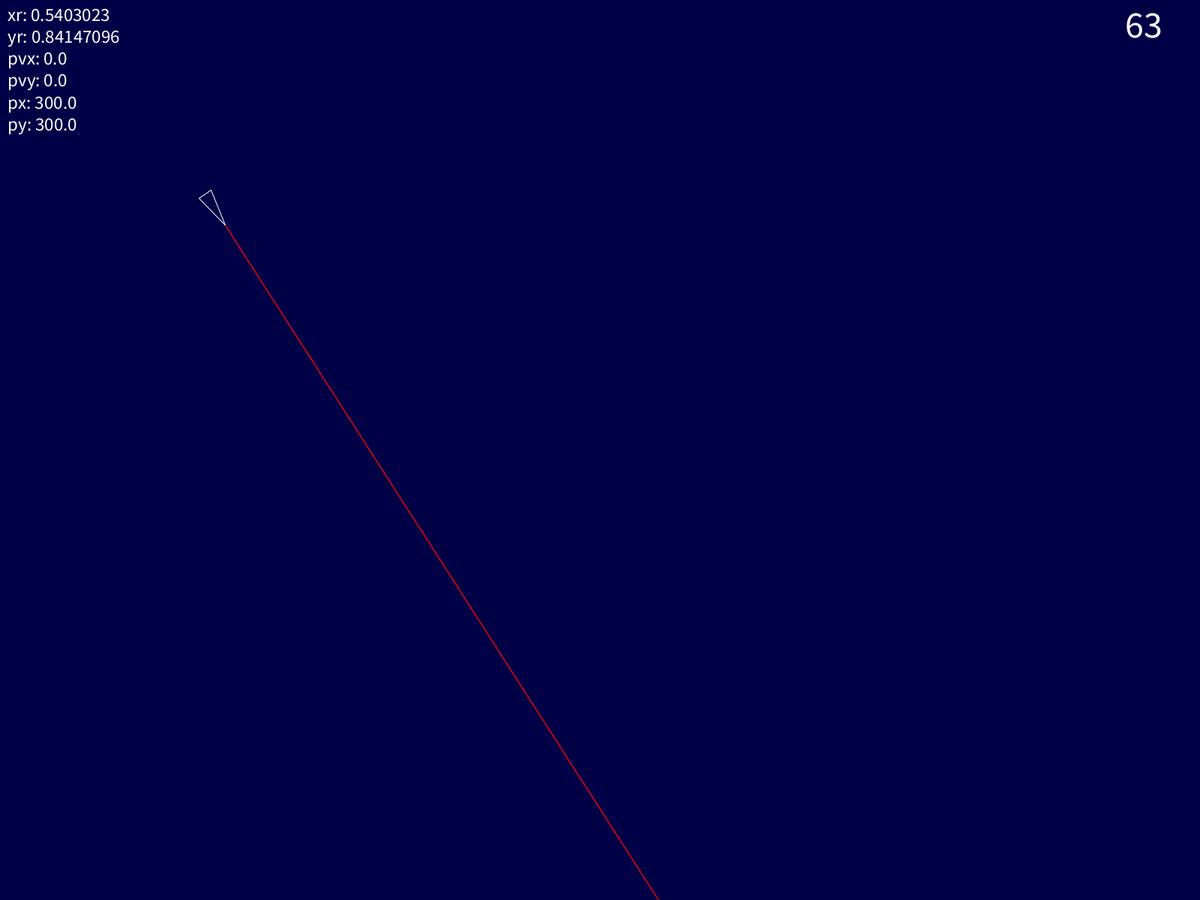
Frame 1 (no input)
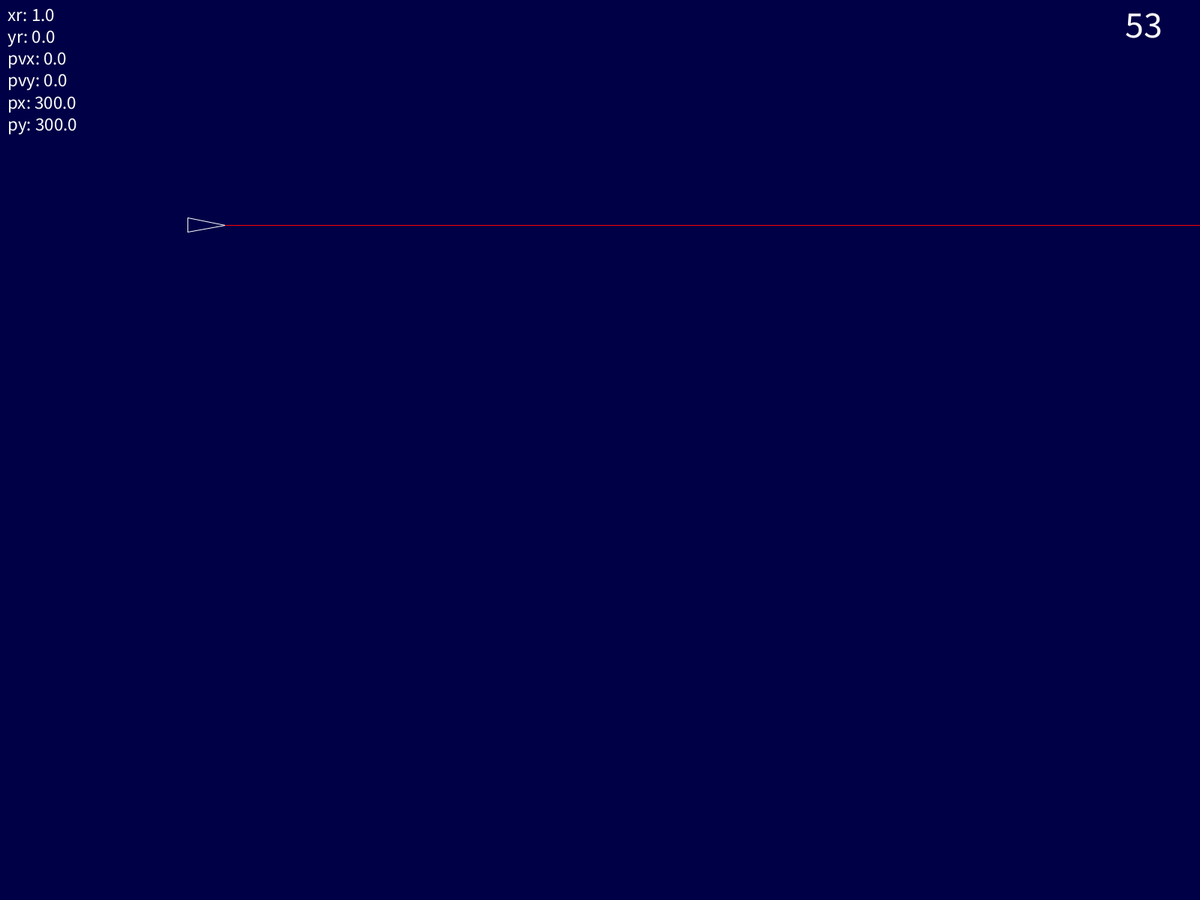
Frame 60 (the mouse pressed at the canvas centre just before this capture)
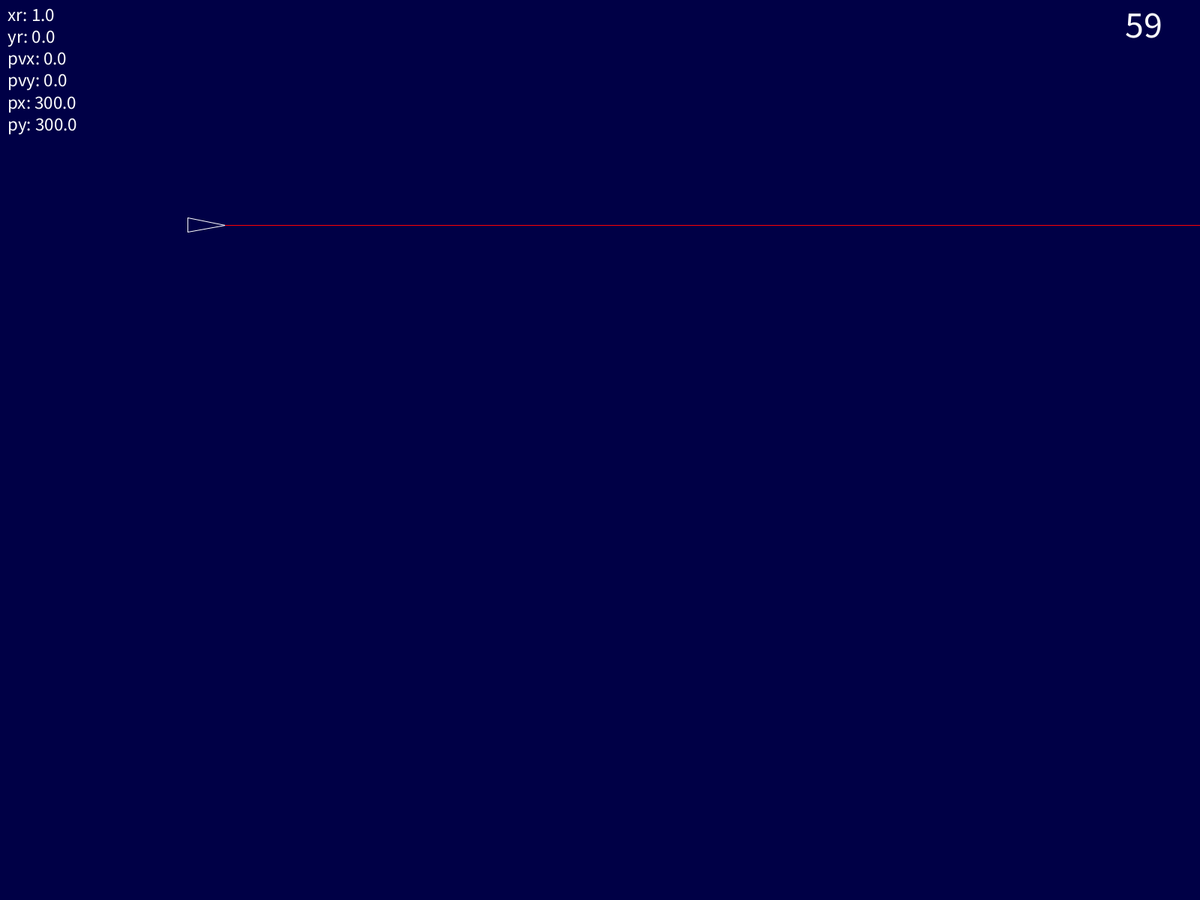
Frame 120 (the mouse held since frame 60 and released just before this capture)

The Processing sketch that drew these frames (run headless with seeded random() and noise(); from frame 60 on, the mouse is pressed at the canvas centre):

// Processing sketch: game_1_real
// ── game_1_real.pde
//W, A, D to move, V to shoot, M to spawn asteroid

//player settings
float px = 300, py = 300, pvx, pvy, pa = 0.2, ps = 0.01, playerSpeed = 20;
float pr = 255, pg = 255, pb = 255;
float rot, rotSpeed = 2;

//dev settings
boolean[] keys = new boolean[5];
float textSize = 25;
boolean enableInfo = true;
boolean additionalInfo = false; //turning on this setting will cause the game to be played at a low fps
boolean enableDebug = true;
float dr = 255, dg = 0, db = 0; //debug rgb values
char enableInfoKey = 'i';
char enableAdditionalInfoKey = 'o';

//game settings
float friction = 0.1;
float scale = 0.5;
float gameSpeed = 1;

//ship look
float shipWidth = 0.2;
float shipLength = 100;

//asteroids
int maxAsteroids = 20;
float asteroidSize = 200;
float asteroidAngles = 6;

//bullets
int maxBulletAmount = 500;
float shootingDelay = 10;
float bulletLifetime = 100;
float bulletSpeed = 30;
float bulletSpread = 0;
float bulletKnockback = 10;
float bulletSize = 20;
float bulletAggroRange = 200;

//unchangeable variables
float delay;
boolean new1;
boolean newAsteroid;
float averageSide;
float xr, yr;
float vx, vy;
float a = 1, b = 5;
float sdx, sdy;
float dx, dy;
boolean[] bullets = new boolean[maxBulletAmount];
float[] bx = new float[maxBulletAmount];
float[] by = new float[maxBulletAmount];
float[] brx = new float[maxBulletAmount];
float[] bry = new float[maxBulletAmount];
float[] timer = new float[maxBulletAmount];
float[] asteroidX = new float[maxAsteroids];
float[] asteroidY = new float[maxAsteroids];
boolean[] asteroids = new boolean[maxAsteroids];
float[] asteroidSide = new float[maxAsteroids * (int)asteroidAngles];
float[] asteroidSideX = new float[maxAsteroids * (int)asteroidAngles];
float[] asteroidSideY = new float[maxAsteroids * (int)asteroidAngles];
int closestA;
float dist;

void setup() {
  fullScreen();
  frameRate(60 * gameSpeed);
  //making sure everything is to scale
  ps *= scale;
  pa *= scale;
  playerSpeed *= scale;
  bulletSpeed *= scale;
  bulletSize *= scale;
  bulletLifetime /= scale;
}

void draw() {
  background(0, 0, 70);
  stroke(255, 0, 0);
  delay++;
  Player();
  //translate(px, py);
  xr = cos(a);
  yr = sin(a);
  stroke(255);
  a = rot;
  a /= 50;
  b = asin(a);
  //translate(-px, -py);
  textSize(textSize);
  translate(-px, -py);
  //information about the players rotation and position
  if (enableInfo && additionalInfo) {
    text("xr: " + xr + "\nyr: " + yr + "\npvx: " + pvx + "\npvy: " + pvy + "\npx: " + px + "\npy: " + py, 330, textSize/2+15);
  }
  else if (enableInfo) {
    text("xr: " + xr + "\nyr: " + yr + "\npvx: " + pvx + "\npvy: " + pvy + "\npx: " + px + "\npy: " + py, 10, textSize/2+15);
  }
  for (int i = 0; i < maxBulletAmount; i++) {
    timer[i]--;
    if (timer[i] <= 0) {
      bullets[i] = false;
    }
    
    //putting the timers on screen
    textSize(textSize);
    fill(255);
    if (additionalInfo) {
      text((int)timer[i], 10, textSize + textSize*i);
    }
    if(!bullets[i]) {
      fill(108, 232, 42);
    }
    else {
      fill(217, 0, 0);
    }
    if (additionalInfo) {
      text(bullets[i] + "  " + brx[i] * bulletSpeed, 100, textSize + textSize*i);
    }
    
    //bullets maken
    if (bullets[i]) {
      if (bx[i] > width || bx[i] < 0 || by[i] > height || by[i] < 0) {
        bullets[i] = false;
      }
      else {
        noFill();
        bx[i] += brx[i] * bulletSpeed;
        by[i] += bry[i] * bulletSpeed;
        circle(bx[i], by[i], bulletSize);
        
        for (int r = 0; r < maxAsteroids; r++) {
          if (asteroids[r]) {
            if (asteroidX[r] < bx[i] + bulletAggroRange || asteroidX[r] > bx[i] - bulletAggroRange && asteroidY[r] < bx[i] + bulletAggroRange || asteroidY[r] > bx[i] - bulletAggroRange) {
              if (sqrt(sq(bx[i] - asteroidX[r]) + sq(by[i] - asteroidY[r])) > dist) {
                dist = sqrt(sq(bx[i] - asteroidX[r]) + sq(by[i] - asteroidY[r]));
                closestA = r;
              }
            }
          }
          //deleting bullets and asteroids on impact
          for (int c = 0; c < asteroidAngles; c++) {
            if (sqrt(sq(bx[i] - asteroidSideX[c + (int)asteroidAngles * r]) + sq(by[i] - asteroidSideY[c + (int)asteroidAngles * r])) < asteroidSide[c + (int)asteroidAngles * r]/2 + bulletSize/2) {
              
              fill(100, 255, 100);
              asteroids[r] = false;
              bullets[i] = false;
              //asteroidSide[c] = 0;
              //asteroidX[r] = 0;
            }
          }
        }
        if (enableDebug) {
          square(bx[i] - 0.5*bulletAggroRange, by[i] - 0.5*bulletAggroRange, bulletAggroRange);
        }
        
      }
      
      
    }
  }
  for (int i = 0; i < maxAsteroids; i++) {
    fill(255);
    //asteroids maken
    if (asteroids[i]) {
      for (int x = 0; x < asteroidAngles; x++) {
        
        sdx = cos(x);
        sdy = sin(x);
        //text(i, 250, 250 + i * 50);
        //line(asteroidX[i], asteroidY[i], asteroidX[i] + (sdx)*asteroidSide[x + i*6] * scale, asteroidY[i] + (sdy)*asteroidSide[x + i*6] * scale);         
        stroke(255);
        if (x < asteroidAngles-1) {
          dx = cos(x+1);
          dy = sin(x+1);
          line(asteroidX[i] + (dx)*asteroidSide[x + i*(int)asteroidAngles + 1] * scale, asteroidY[i] + (dy)*asteroidSide[x + i*(int)asteroidAngles + 1] * scale, asteroidX[i] + (sdx)*asteroidSide[x + i*(int)asteroidAngles] * scale, asteroidY[i] + (sdy)*asteroidSide[x + i*(int)asteroidAngles] * scale);
        }
        else {
          dx = cos(0);
          dy = sin(0);
          line(asteroidX[i] + (dx)*asteroidSide[i*(int)asteroidAngles] * scale, asteroidY[i] + (dy)*asteroidSide[i*(int)asteroidAngles] * scale, asteroidX[i] + (sdx)*asteroidSide[x + i*(int)asteroidAngles] * scale, asteroidY[i] + (sdy)*asteroidSide[x + i*(int)asteroidAngles] * scale);          
        }
        
        //if (x == 0) {
        //  line(asteroidX[i], asteroidY[i], asteroidX[i] + (sdx)*asteroidSide[x] * scale, asteroidY[i] + (sdy)*asteroidSide[x] * scale);          
        //} else {
        //  line(asteroidX[i], asteroidY[i], asteroidX[i] + (sdx)*asteroidSide[i % (6 * i)] * scale, asteroidY[i] + (sdy)*asteroidSide[i % (6 * i)] * scale);
        //}
        if (enableDebug) {
          //getting the average of the asteroid sides
          for (int p = 0; p < asteroidAngles; p++) {
            averageSide += asteroidSide[p + i*(int)asteroidAngles];
          }
          
          averageSide /= asteroidAngles;
          stroke(dr, dg, db);
          noFill();
          circle(asteroidX[i], asteroidY[i], 1);
          circle(asteroidX[i] + (0.25 * asteroidSide[i*(int)asteroidAngles + x] * cos(x)), asteroidY[i] + (0.25 * asteroidSide[i*(int)asteroidAngles + x] * sin(x)), 0.5 * asteroidSide[i*(int)asteroidAngles + x]);
        }
      }
      
      //hitboxes for asteroids are circles with a radius of the average asteroidSide2
      
    }
  }
  fill(255);
  textSize(50);
  text((int)frameRate, width -  100, 50);
  translate(px, py);
  //making new bullets
  
  
  if (keys[3] && delay > shootingDelay) {
    for (int i = 0; i < maxBulletAmount; i++) {
      if (!bullets[i] && !new1) {
        bullets[i] = true;
        timer[i] = bulletLifetime;
        new1 = true;
        bx[i] = px;
        by[i] = py;
        brx[i] = xr + random(-bulletSpread, bulletSpread);
        bry[i] = yr + random(-bulletSpread, bulletSpread);
        delay = 0;
        pvx -= xr * bulletKnockback * 0.01;
        pvy -= yr * bulletKnockback * 0.01;
      }
    }
    new1 = false;
  }
  
  
  if (keys[4]) {
    reset();
  }
  
  //acceleration and movement
  if (keys[0]) {
    rot -= rotSpeed;
  }
  if (keys[1]) {
    rot += rotSpeed;
  }
  if (keys[2]) {
    if (pvx < playerSpeed) {
       pvx += pa * xr;
    }
    if (pvy < playerSpeed) {
       pvy += pa * yr;
    }
  }
  else {
    
  }
  if (pvx > 0) {
    //pvx -= ps * pvx;
  }
  if (pvy > 0) {
    //pvy -= ps * pvy;
  }
  pvx -= ps * pvx;
  pvy -= ps * pvy;
  
  
  if (pvx > playerSpeed) {
    pvx = playerSpeed;
  }
  if (pvy > playerSpeed) {
    pvy = playerSpeed;
  }
  if (pvx <= 0) {
    //pvx = 0;
  }
  if (pvy <= 0) {
    //pvy = 0;
  }
  
  px += pvx;
  py += pvy;
}

void keyPressed()
{
  if (key=='a') {
    keys[0]=true;
  } if (key=='d') {
    keys[1]=true;
  } if (key == 'w') {
    keys[2]=true;
  } if (key == 'v') {
    keys[3]=true;
  } if (key == 'r') {
    keys[4]=true;
  }
  //controls for enabling information on screen
  if (key == enableInfoKey) {
    if (enableInfo) {
      enableInfo = false;
    } else {
      enableInfo = true;
    }
  }
  if (key == enableAdditionalInfoKey) {
    if (additionalInfo) {
      additionalInfo = false;
    } else {
      additionalInfo = true;
    }
  }
  //pressing m spawns a new asteroid on a random location
  if (key == 'm') {
    for (int i = 0; i < maxAsteroids; i++) {
      if (!asteroids[i] && !newAsteroid) {
        asteroids[i] = true;
        newAsteroid = true;
        asteroidX[i] = random(width);
        asteroidY[i] = random(height);
        for(int c = 0; c < asteroidAngles; c++) {
          asteroidSide[i*(int)asteroidAngles + c] = random(asteroidSize);
          asteroidSideX[i*(int)asteroidAngles + c] = asteroidX[i] + (0.25 * asteroidSide[i*(int)asteroidAngles + c] * cos(c));
          asteroidSideY[i*(int)asteroidAngles + c] = asteroidY[i] + (0.25 * asteroidSide[i*(int)asteroidAngles + c] * sin(c));
        }
      }
    }
    newAsteroid = false;
  }
     
}

void keyReleased()
 {
   if (key=='a') {
     keys[0]=false;
   } if (key=='d') {
     keys[1]=false;
   } if (key == 'w') {
     keys[2]=false;
   } if (key == 'v') {
     keys[3]=false;
   } if (key == 'r') {
     keys[4]=false;
   }
} 

void Player() {
  stroke(pr,pg,pb);
  translate(px, py);
  sdx = cos(a + shipWidth);
  sdy = sin(a + shipWidth);
  line(0, 0, (sdx)*-shipLength * scale, (sdy)*-shipLength * scale);
  //lijn naar rechtsachter
  sdx = cos(a - shipWidth);
  sdy = sin(a - shipWidth);
  line(0, 0, (sdx)*-shipLength * scale, (sdy)*-shipLength * scale);
  //lijn tussen achterpunten
  //line(0, 0, (xr)*-shipLength, (yr)*-100);
  line((cos(a-shipWidth))*-shipLength * scale, (sin(a-shipWidth))*-shipLength * scale, (cos(a+shipWidth))*-shipLength * scale, (sin(a+shipWidth))*-shipLength * scale);
  //debug lines for bullet spread
  if (enableDebug) {
    stroke(dr, dg, db);
    sdx = cos(a + bulletSpread);
    sdy = sin(a + bulletSpread);
    line(0, 0, (sdx)*10000 * scale, (sdy)*10000 * scale);
    //lijn naar rechtsachter
    sdx = cos(a - bulletSpread);
    sdy = sin(a - bulletSpread);
    line(0, 0, (sdx)*10000 * scale, (sdy)*10000 * scale);
  }
}

void reset() {
  px = 300;
  py = 300;
  pvx = 0;
  pvy = 0;
  xr = 0;
  yr = 0;
  rot = 0;
  for (int i = 0; i < maxBulletAmount; i++) {
    if (bullets[i]) {
      bullets[i] = false;
    }
  }
  for (int i = 0; i < maxAsteroids; i++) {
    if (asteroids[i]) {
      asteroids[i] = false;
    }
  }
}
